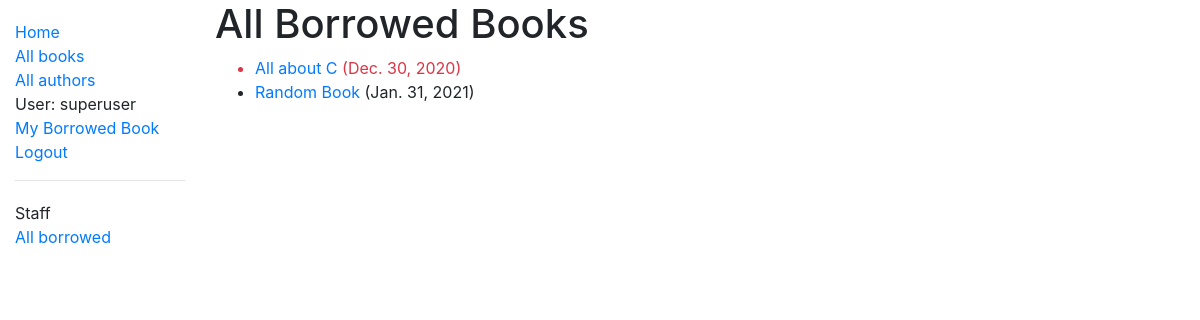
/catalog/borrowed/ (signed in), run on an earlier commit of the app's database.
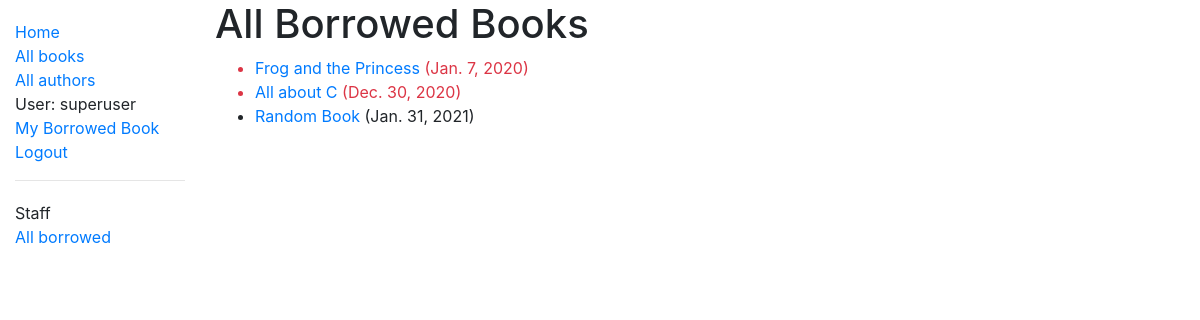
And on a later commit of the database.
### catalog/models.py (models this page shows, shortened)
class BookInstance(models.Model):
    id = models.UUIDField(primary_key=True, default=uuid.uuid4, help_text = 'Unique ID for this particular book across whole library')
    book = models.ForeignKey('Book',on_delete=models.SET_NULL, null=True)
    imprint = models.CharField(max_length=200)
    due_back = models.DateField(null=True, blank=True)
    borrower = models.ForeignKey(User, on_delete=models.SET_NULL, null=True, blank=True)
    @property
    def is_overdue(self):
        if self.due_back and date.today() > self.due_back:
            return True
        return False
    LOAN_STATUS=(
        ('m', 'Maintenance'),
        ('o', 'On loan'),
        ('a', 'Available'),
        ('r', 'Reserved'),
    )
    status = models.CharField(
        max_length=1,
        choices=LOAN_STATUS,
        blank = True,
        default ='m',
        help_text = 'Book availability',
    )
    class Meta:
        ordering = ['due_back']

class Book(models.Model):
    title = models.CharField(max_length=200)
    author = models.ForeignKey('Author',on_delete=models.SET_NULL, null=True)
    summary = models.TextField(max_length=1000, help_text = '13 Character <a href="https://www.isbn-international.org/content/what-isbn">ISBN number</a>')
    genre = models.ManyToManyField(Genre, help_text = 'Select a genre for this book')
    language = models.ForeignKey('Language',on_delete=models.SET_NULL, null=True)

### catalog/views.py (the view)
# urls.py: path(r'borrowed/', views.LoanedBooksAllListView.as_view(), name='all-borrowed'),
class LoanedBooksAllListView(PermissionRequiredMixin, generic.ListView):
    model = BookInstance
    permission_required = 'catalog.can_mark_returned'
    template_name = 'catalog/bookinstance_list_borrowed_all.html'
    paginate_by =4
    def get_queryset(self):
        return BookInstance.objects.filter(status__exact='o').order_by('due_back')

### catalog/templates/catalog/bookinstance_list_borrowed_all.html
{% extends "base_generic.html" %}
{% block content %}
    <h1>All Borrowed Books</h1>
    {% if bookinstance_list %}
    <ul>
      {% for bookinst in bookinstance_list %}
      <li class="{% if bookinst.is_overdue %}text-danger{% endif %}">
        <a href="{% url 'book-detail' bookinst.book.pk %}">{{bookinst.book.title}}</a> ({{ bookinst.due_back }})
      </li>
      {% endfor %}
    </ul>
    {% else %}
      <p>There are no books borrowed.</p>
    {% endif %}
{% endblock %}

What changed in the data, as far as the page shows it:
added BookInstance: book "Frog and the Princess", due_back "Jan. 7, 2020"
